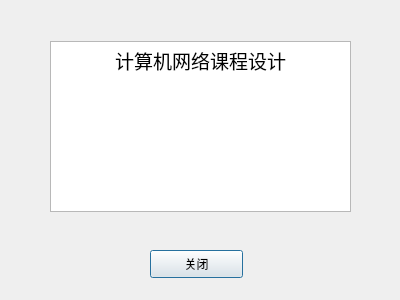
<?xml version="1.0" encoding="UTF-8"?>
<ui version="4.0">
 <class>DialogAbout</class>
 <widget class="QDialog" name="DialogAbout">
  <property name="geometry">
   <rect>
    <x>0</x>
    <y>0</y>
    <width>400</width>
    <height>300</height>
   </rect>
  </property>
  <property name="windowTitle">
   <string>Dialog</string>
  </property>
  <widget class="QPushButton" name="pushButton">
   <property name="geometry">
    <rect>
     <x>150</x>
     <y>250</y>
     <width>93</width>
     <height>28</height>
    </rect>
   </property>
   <property name="text">
    <string>关闭</string>
   </property>
  </widget>
  <widget class="QTextBrowser" name="textBrowser">
   <property name="geometry">
    <rect>
     <x>50</x>
     <y>41</y>
     <width>301</width>
     <height>171</height>
    </rect>
   </property>
   <property name="html">
    <string>&lt;!DOCTYPE HTML PUBLIC &quot;-//W3C//DTD HTML 4.0//EN&quot; &quot;http://www.w3.org/TR/REC-html40/strict.dtd&quot;&gt;
&lt;html&gt;&lt;head&gt;&lt;meta name=&quot;qrichtext&quot; content=&quot;1&quot; /&gt;&lt;style type=&quot;text/css&quot;&gt;
p, li { white-space: pre-wrap; }
&lt;/style&gt;&lt;/head&gt;&lt;body style=&quot; font-family:'SimSun'; font-size:9pt; font-weight:400; font-style:normal;&quot;&gt;
&lt;p align=&quot;center&quot; style=&quot; margin-top:0px; margin-bottom:0px; margin-left:0px; margin-right:0px; -qt-block-indent:0; text-indent:0px;&quot;&gt;&lt;span style=&quot; font-size:14pt;&quot;&gt;计算机网络课程设计&lt;/span&gt;&lt;/p&gt;&lt;/body&gt;&lt;/html&gt;</string>
   </property>
  </widget>
 </widget>
 <resources/>
 <connections/>
</ui>
